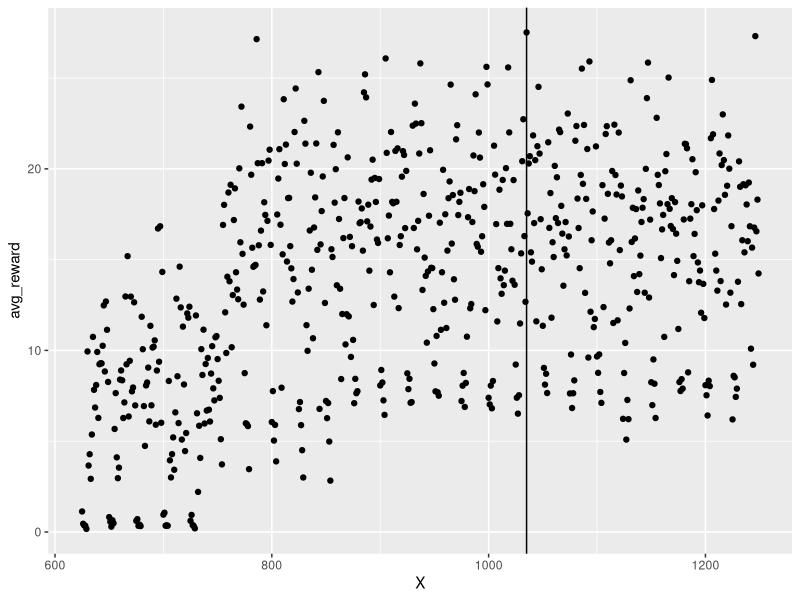
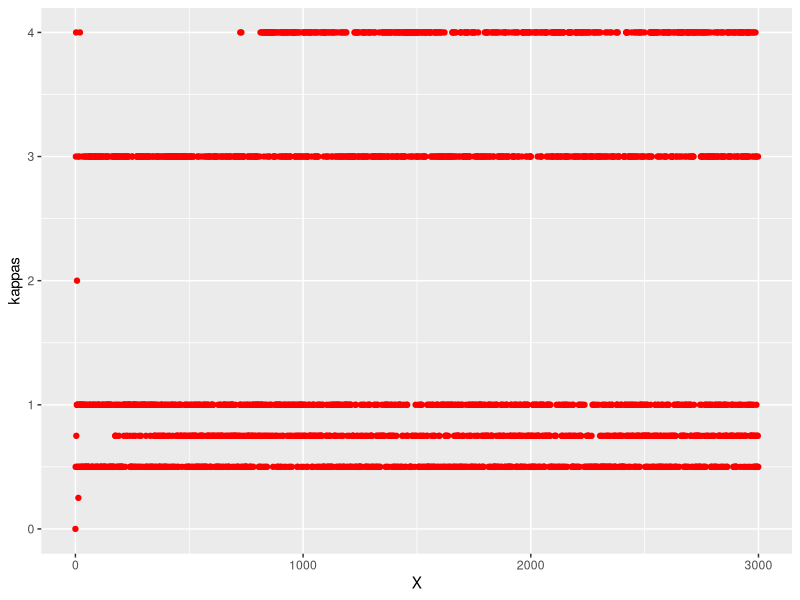
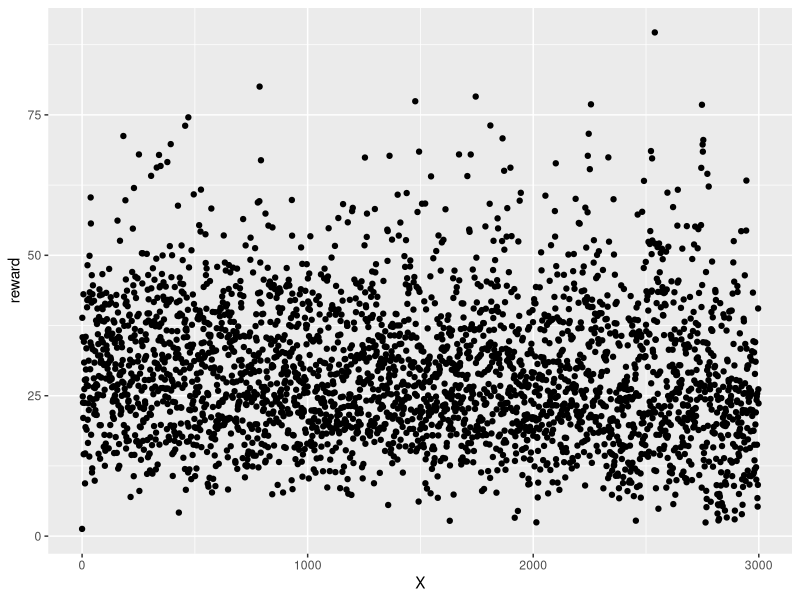
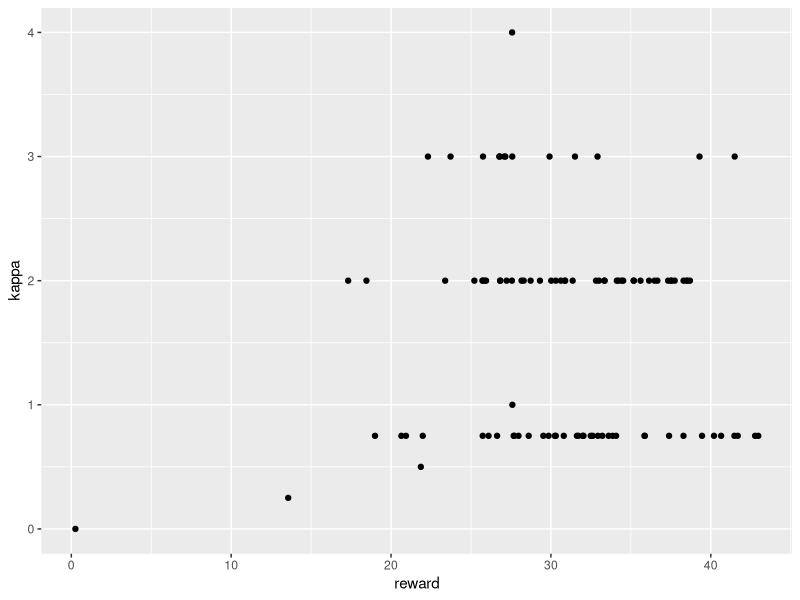
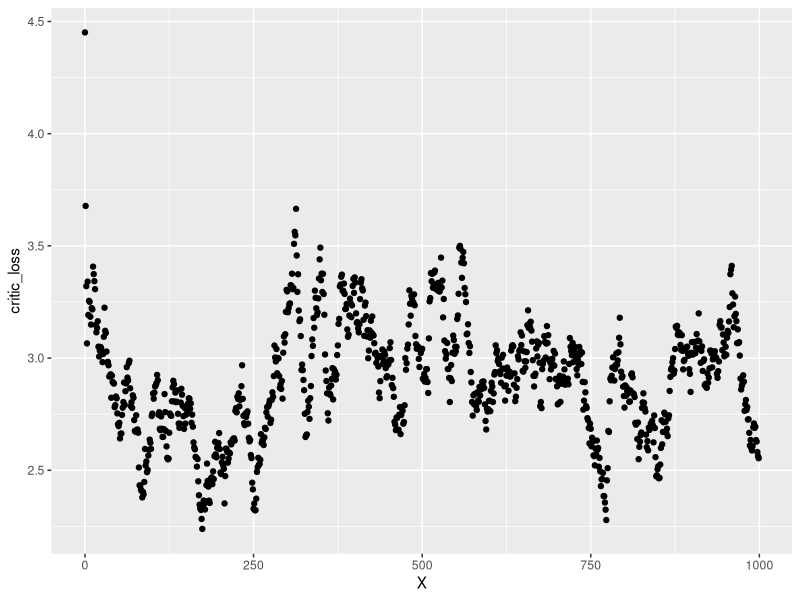

Recreate these plots in R, in order.
library(dplyr)
library(ggplot2)


# Grid search analysis
df <- read.csv('metrics/grid_rewards.csv')

# Plots
ggplot_data <- df %>% 
    filter(tau == 13)
ggplot(data=ggplot_data) +
    geom_point(aes(x=X, y=avg_reward)) + 
    geom_vline(xintercept = 1035)

# Statistics
high_reward <- df %>% 
    arrange(desc(avg_reward))

high_reward[seq(10),] %>% filter(tau == 13)

# Best parameters
# tau = 13
# kappa = 1000
# beta = 0.0025
# sigma = 5.25
# delta_t <= 2

df <- read.csv('deep_dep_results/bandit/metrics.csv')
colnames(df)
ggplot(data=df) +
    geom_point(aes(x=X, y=kappas), col='red')

ggplot(data=df) + 
    geom_point(aes(x=X, y=reward))

# Thompson sampling
df <- read.csv('thompson_sampling_results/kappa_sampling.csv')
colnames(df)

ggplot(data=df) +
    geom_point(aes(x=reward, y=kappa))

# DEP actor
df <- read.csv('dep_actor_results/init/metrics.csv')
colnames(df)

ggplot(data=df) +
    geom_point(aes(x=X, y=critic_loss))
